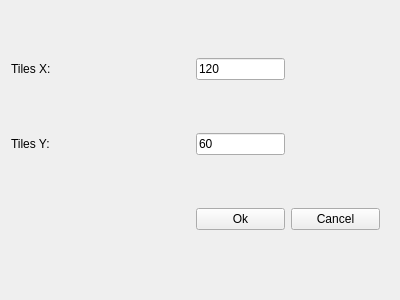
<?xml version="1.0" encoding="UTF-8"?>
<ui version="4.0">
 <class>CreateNewMapDialog</class>
 <widget class="QWidget" name="CreateNewMapDialog">
  <property name="geometry">
   <rect>
    <x>0</x>
    <y>0</y>
    <width>400</width>
    <height>300</height>
   </rect>
  </property>
  <property name="windowTitle">
   <string>CreateNewMapDialog</string>
  </property>
  <widget class="QWidget" name="gridLayoutWidget">
   <property name="geometry">
    <rect>
     <x>0</x>
     <y>0</y>
     <width>391</width>
     <height>291</height>
    </rect>
   </property>
   <layout class="QGridLayout" name="gridLayout" rowstretch="0,0,0,0,0,0,0,0,0,0" columnstretch="2,1,1,0">
    <item row="4" column="1">
     <widget class="QPushButton" name="pushButtonOk">
      <property name="text">
       <string>Ok</string>
      </property>
     </widget>
    </item>
    <item row="1" column="1">
     <widget class="QLineEdit" name="lineEditTilesY">
      <property name="text">
       <string>60</string>
      </property>
     </widget>
    </item>
    <item row="0" column="1">
     <widget class="QLineEdit" name="lineEditTilesX">
      <property name="text">
       <string>120</string>
      </property>
     </widget>
    </item>
    <item row="1" column="0">
     <widget class="QLabel" name="labelTilesY">
      <property name="text">
       <string>Tiles Y:</string>
      </property>
     </widget>
    </item>
    <item row="0" column="0">
     <widget class="QLabel" name="labelTilesX">
      <property name="text">
       <string>Tiles X:</string>
      </property>
     </widget>
    </item>
    <item row="4" column="2">
     <widget class="QPushButton" name="pushButtonCancel">
      <property name="text">
       <string>Cancel</string>
      </property>
     </widget>
    </item>
   </layout>
  </widget>
 </widget>
 <layoutdefault spacing="6" margin="11"/>
 <resources/>
 <connections/>
</ui>
